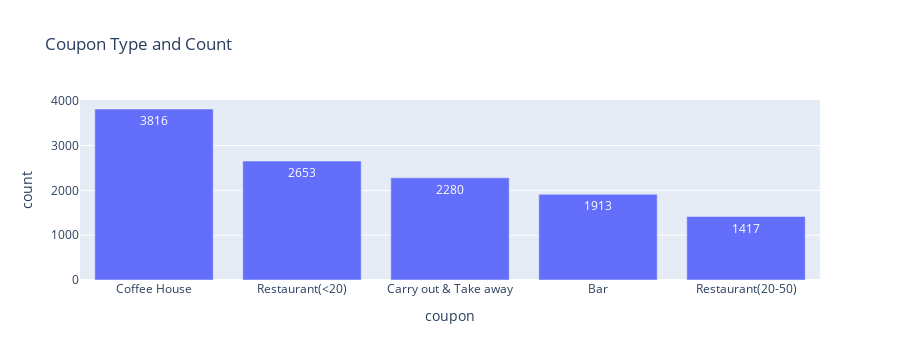

Source (notebook cell):
### Markdown cell above
5. Use a bar plot to visualize the `coupon` column.

### Code cell
import plotly.express as px

coupon_s = data_clean["coupon"].value_counts()
coupon_df = coupon_s.to_frame().reset_index()
coupon_df
px.bar(coupon_df.sort_values("count", ascending=False), x = "coupon", y="count", title="Coupon Type and Count", text_auto=True)

#p = sns.barplot(coupon_df, x='coupon', y='count', hue='coupon')
#type(p)
#p.label(title="Penguin species exhibit distinct bill shapes")

### Figure 1 — Plotly figure (JSON) as saved in the notebook; plotly's stock layout.template omitted (floating-point values rounded to 4 significant figures)
{"data": [{"alignmentgroup": "True", "hovertemplate": "coupon=%{x}<br>count=%{y}<extra></extra>", "legendgroup": "", "marker": {"color": "#636efa", "pattern": {"shape": ""}}, "name": "", "offsetgroup": "", "orientation": "v", "showlegend": false, "textposition": "auto", "texttemplate": "%{y}", "type": "bar", "x": ["Coffee House", "Restaurant(<20)", "Carry out & Take away", "Bar", "Restaurant(20-50)"], "xaxis": "x", "y": [3816, 2653, 2280, 1913, 1417], "yaxis": "y"}], "layout": {"barmode": "relative", "height": 360, "legend": {"tracegroupgap": 0}, "title": {"text": "Coupon Type and Count"}, "xaxis": {"anchor": "y", "autorange": true, "domain": [0, 1], "range": [-0.5, 4.5], "title": {"text": "coupon"}, "type": "category"}, "yaxis": {"anchor": "x", "autorange": true, "domain": [0, 1], "range": [0, 4017.0], "title": {"text": "count"}, "type": "linear"}}}
